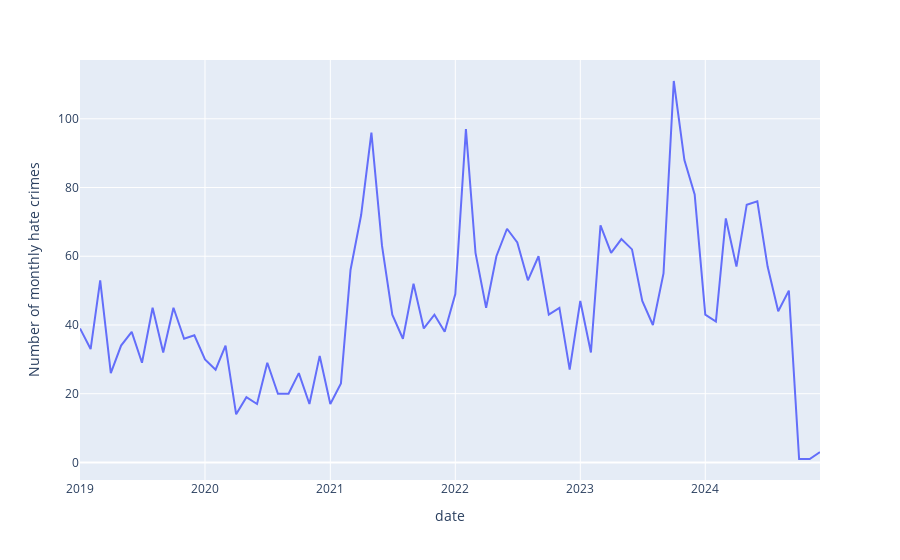

This figure's notebook cell:
### Markdown cell above
## Plotting a summary statistic

### Code cell
def add_date(data,year_col,month_col):
    data['date'] = pd.to_datetime(
        data[month_col].astype(str) + '/01/' + \
        data[year_col].astype(str)
    )
    return data


def plot_hate_crimes(data_csv,year_col,month_col,id_col):

  data_csv = add_date(data_csv,year_col,month_col)

  # getting counts by date
  data_agg = data_csv.groupby('date')[id_col].size().reset_index()
  # renaming columns
  data_agg.columns = ['date','Number of monthly hate crimes']
  data_agg = data_agg.sort_values('date')

  # plotting results using plotly
  fig = plotly.express.line(data_agg,x='date',y='Number of monthly hate crimes')
  fig.show()



year_col = 'Complaint Year Number'
month_col = 'Month Number'
id_col = 'Full Complaint ID'
plot_hate_crimes(data_csv,year_col,month_col,id_col)
